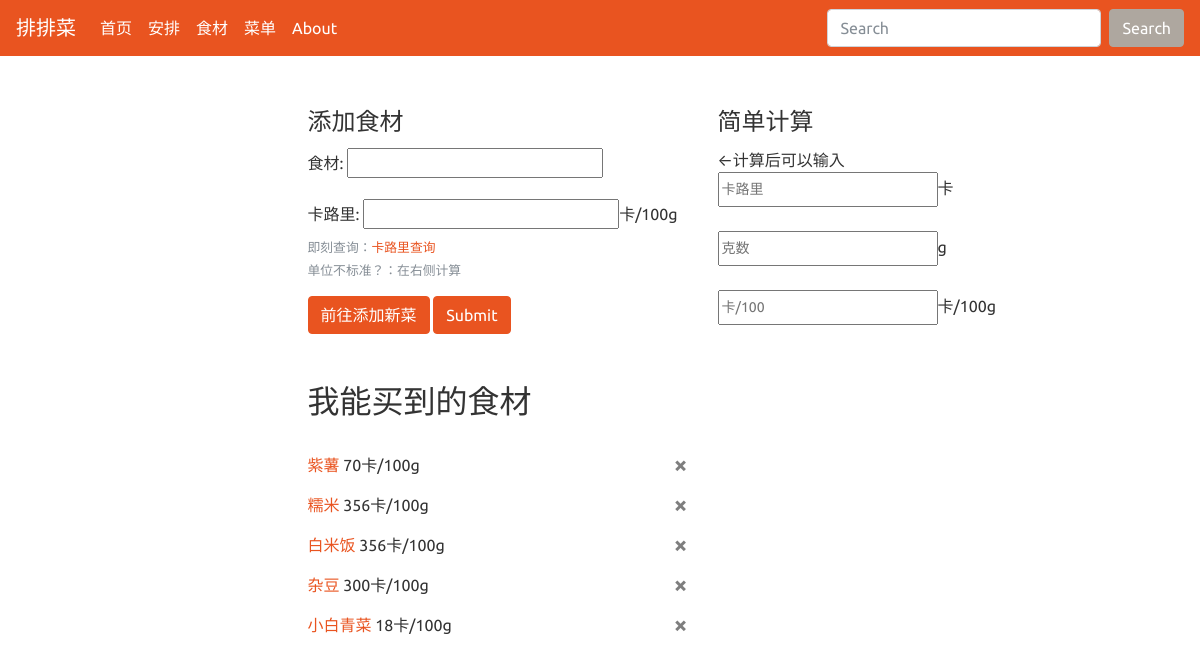
Before: /ingredient/ with the older database file.
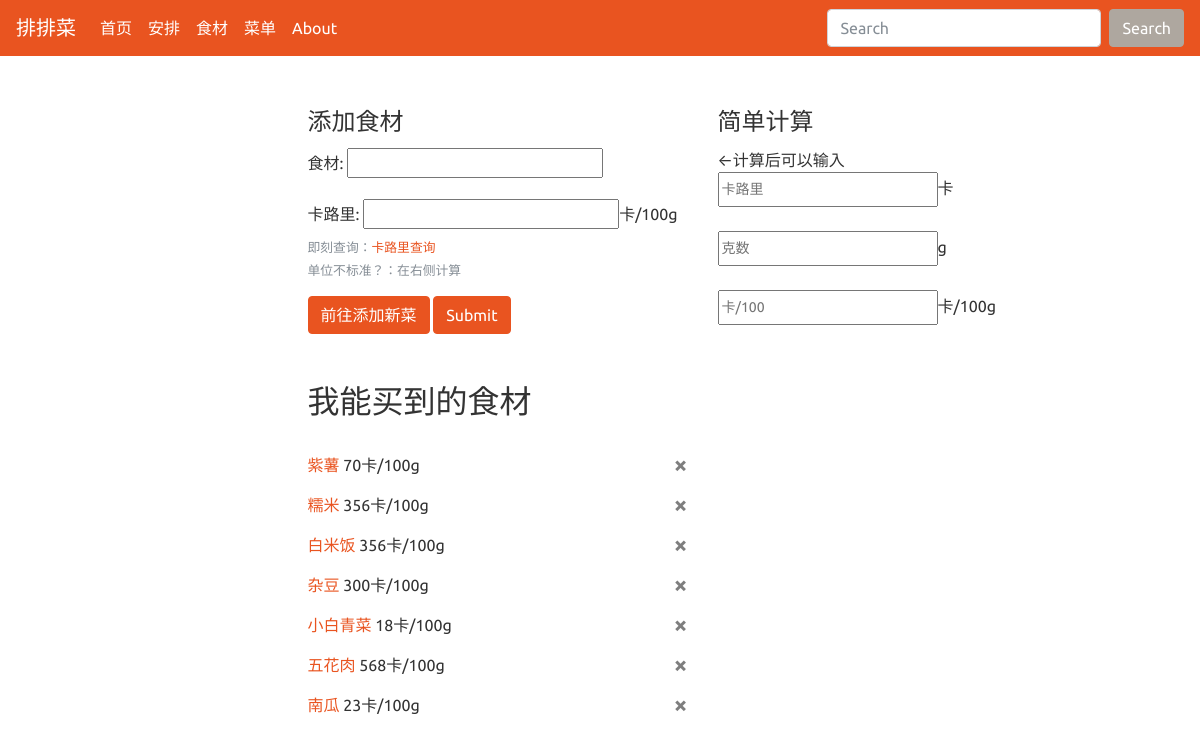
After: the same page with the newer database file.
### AutoGener/models.py (models this page shows, shortened)
class CanGet(models.Model):
    name = models.CharField(max_length=10)
    cal = models.PositiveIntegerField()

### AutoGener/views.py (the view, shortened to what this page needs)
# urls.py: path('ingredient/', views.get_ingredient, name='ingredient')
def get_ingredient(request):
    form = IngredientForm()
    ingredientlist = CanGet.objects.all()
    duplicate = ''
    context = {'ingredientlist': ingredientlist, 'form': form, 'duplicate': duplicate}
    return render(request, 'AutoGener/ingredientform.html', context)

### AutoGener/forms.py
class IngredientForm(forms.ModelForm):
    name = forms.CharField(max_length=10)
    cal = forms.NumberInput()
    class Meta:
        model = CanGet
        fields = ['name', 'cal']
        labels = {
            'name': '食材'
        }

### templates/AutoGener/ingredientform.html (shortened to what this page needs)
{% extends 'AutoGener/base.html' %}
{% block main %}
<div class = "dishBlock">
  <form action="/ingredient/" method="post">
    <fieldset>
      <legend>添加食材</legend>
      <div class="form-group">
        <label for="exampleInputPassword1">食材:</label>
        {{ form.name }}
      </div>
      <div class="form-group">
        <label for="exampleInputPassword1">卡路里:</label>
        {{ form.cal }}卡/100g
        <small id="fileHelp" class="form-text text-muted">即刻查询：<a href="http://www.boohee.com/food/" target="_blank">卡路里查询</a></a></small>
        <small id="fileHelp" class="form-text text-muted">单位不标准？：在右侧计算</small>
      </div>
      <a class="btn btn-primary" target="_blank" href="{% url 'AutoGener:dish' %}" >前往添加新菜</a>
      <button type="submit" class="btn btn-primary">Submit</button>
    </fieldset>
  </form>
</div>
<br>
<br>
<div>
  <div>
  <h2>我能买到的食材</h2>
  <br>
  {% for inge in ingredientlist %}
      <form action="/ingredient/" method="get">
        <p> <a href="#">{{ inge.name }}</a> {{ inge.cal }}卡/100g
      <button type="button" href="{% url 'AutoGener:ingredient' %}" class="close" data-dismiss="alert" id="closeButton">&times;</button>
        </p>
    </form>
  {% empty %}
    <div><p>还没有食材哦！</p></div>
  {% endfor %}
    </div>
</div>
{% endblock %}
{% block side %}
  <div>
  <legend>简单计算</legend>
    <p>←计算后可以输入
    <br>
    <input id="calo" class="col-form-label col-form-label-sm" placeholder="卡路里" />卡
    <br>
    <br>
    <input id="weight" class="col-form-label col-form-label-sm" placeholder="克数" />g
    <br>
    <br>
    <input id="cal" class="col-form-label col-form-label-sm" placeholder="卡/100" />卡/100g</p>
  </div>
{% endblock %}

Changed rows visible on the page:
added CanGet: name "五花肉", cal "568"
added CanGet: name "南瓜", cal "23"
